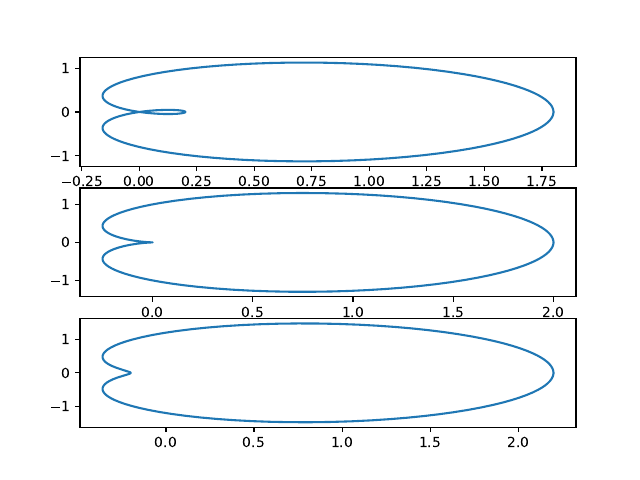

Write the Python code that produced this figure.
import numpy as np
import matplotlib.pyplot as plt

fig = plt.figure()

ax1 = fig.add_subplot(311)
ax2 = fig.add_subplot(312)
ax3 = fig.add_subplot(313)

def r(r0, angle):
    return r0 + np.cos(angle)

def x(r, angle):
    return r*np.cos(angle)

def y(r, angle):
    return r*np.sin(angle)

angle_arr = np.arange(0, 2*np.pi, 0.01)
r1 = 0.8
r2 = 1.0
r3 = 1.2
x1, x2, x3, y1,y2, y3  = [], [], [], [], [], []

for i in range(len(angle_arr)):
    x1.append(x(r(r1, angle_arr[i]), angle_arr[i]))
    x2.append(x(r(r2, angle_arr[i]), angle_arr[i]))
    x3.append(x(r(r3, angle_arr[i]), angle_arr[i]))
    y1.append(y(r(r1, angle_arr[i]), angle_arr[i]))
    y2.append(y(r(r2, angle_arr[i]), angle_arr[i]))
    y3.append(y(r(r3, angle_arr[i]), angle_arr[i]))
   
ax1.plot(x1, y1)
ax2.plot(x2, y2)
ax3.plot(x3, y3)


plt.savefig("3b.pdf")
plt.show()